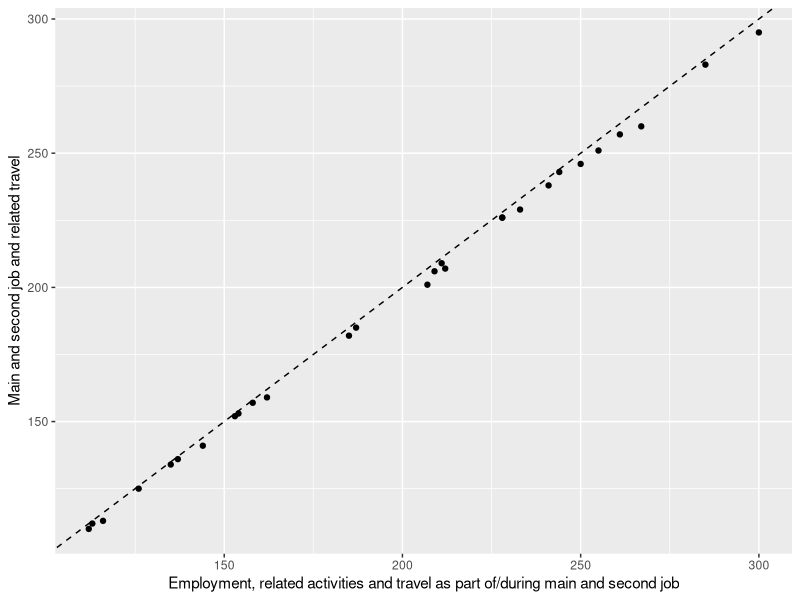
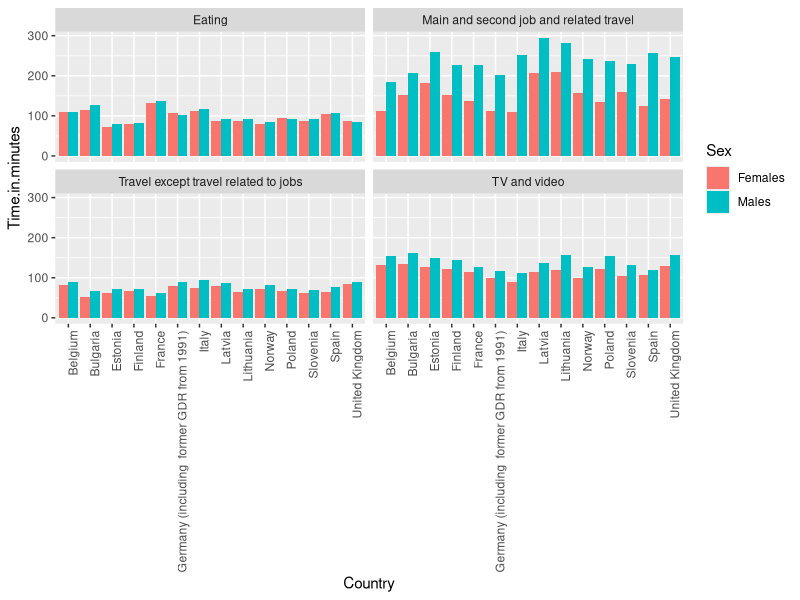
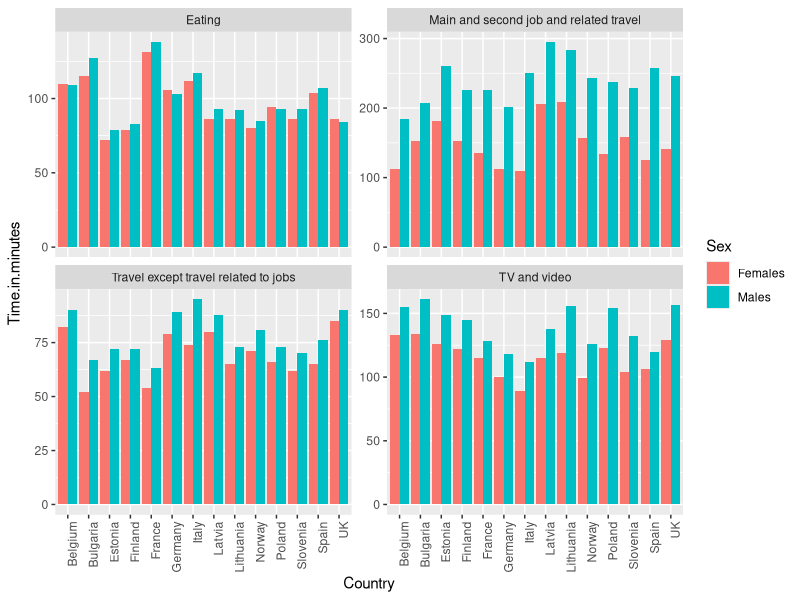
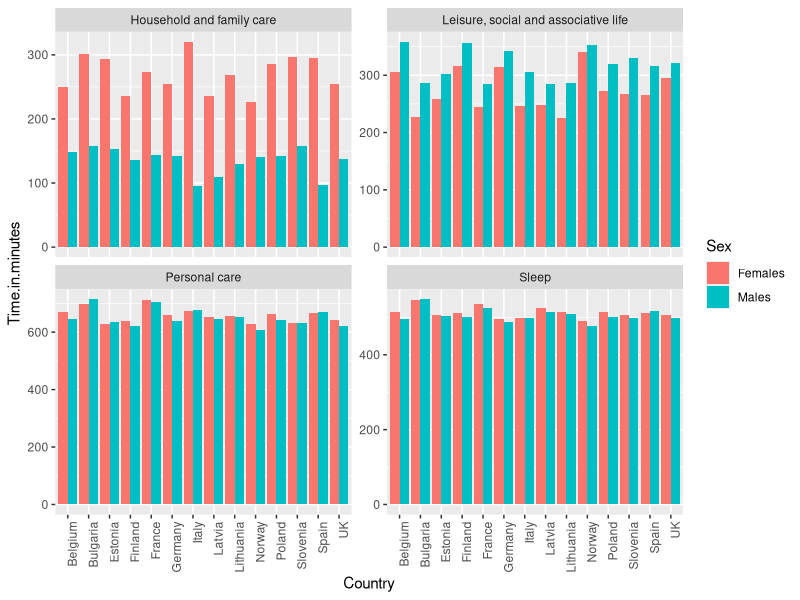
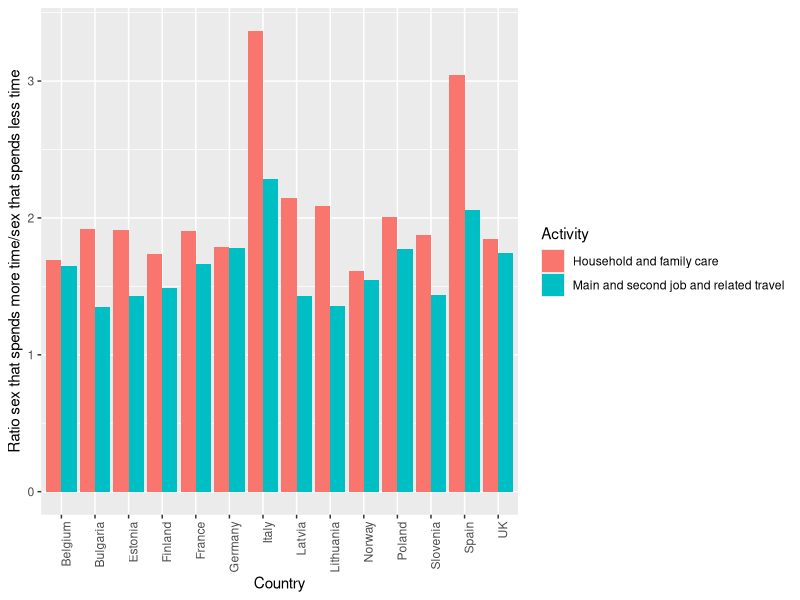
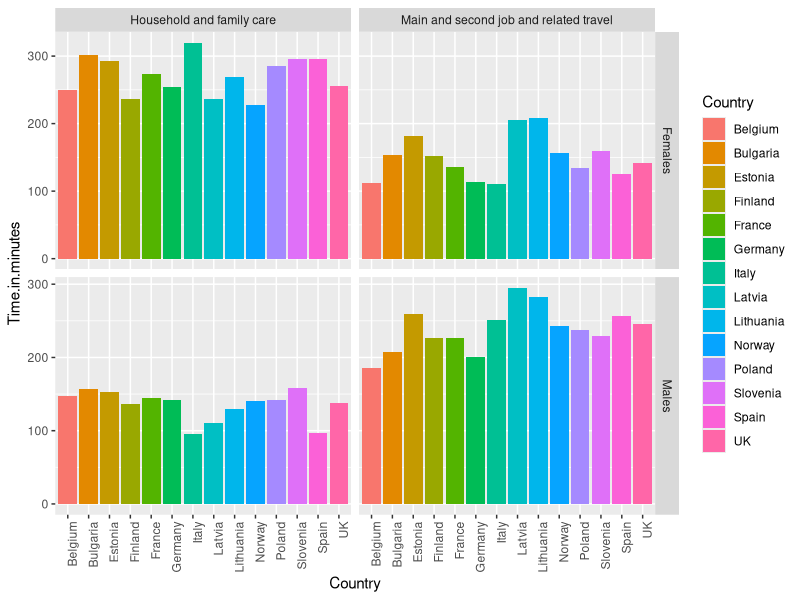

Source code (R) for these figures, in order:
## ---- chunk 1
library(tidyr)
library(stringr)
library(dplyr)
library(ggplot2)
## ---- chunk 2
timeuse <- read.csv("TimeUse.csv",header=TRUE,skipNul = TRUE,check.names=FALSE,stringsAsFactors=FALSE)
## ---- chunk 3
dim(timeuse)
options(width=150)
head(timeuse[,1:5])
head(timeuse[,6:7])
col8 <- data.frame(Col8 = timeuse[,8],stringsAsFactors=FALSE)
colnames(col8) <- colnames(timeuse)[8]
head(col8)
head(timeuse[,9:10])
colnames(timeuse)
## ---- chunk 4
unique(timeuse[,"GEO/ACL00"])
## ---- chunk 5
table(timeuse$Total)

timeuse <- timeuse[,setdiff(colnames(timeuse),"Total")]

colnames(timeuse)[1:2] <- c("Sex","Country")
## ---- chunk 6
dim(timeuse)
timeuse <- gather(timeuse,Activity,Time,-Sex,-Country)
dim(timeuse)

head(timeuse)
## ---- chunk 7
hours_and_minutes_to_minutes <- function(time){
	time_split <- strsplit(time,":")[[1]]
	hours <- as.numeric(time_split[1])
	minutes <- as.numeric(time_split[2])
	return((hours * 60) + minutes)
}
## ---- chunk 8
hours_and_minutes_to_minutes("13:52")
hours_and_minutes_to_minutes("02:01")
hours_and_minutes_to_minutes("10:00")
hours_and_minutes_to_minutes("11:04")
## ---- chunk 9
timeuse <- data.frame(timeuse,
	Time.in.minutes = unlist(lapply(timeuse$Time,FUN=hours_and_minutes_to_minutes)),
	stringsAsFactors=FALSE)

head(timeuse)
tail(timeuse)
## ---- chunk 10
length(which(is.na(timeuse$Time.in.minutes) == TRUE))
## ---- chunk 11
timeuse[is.na(timeuse$Time.in.minutes) == TRUE,]
## ---- chunk 12
timeuse$Time[is.na(timeuse$Time.in.minutes) == TRUE] <- "00:00"
timeuse$Time.in.minutes[is.na(timeuse$Time.in.minutes) == TRUE] <- 0
## ---- chunk 13
24*60
aggregate(Time.in.minutes ~ Country + Sex,FUN=sum,data=timeuse)
## ---- chunk 14
timeuse[timeuse$Country == "Belgium" & timeuse$Sex == "Females",
c("Activity","Time","Time.in.minutes")]
## ---- chunk 15
timeuse <- timeuse %>% group_by(Country,Sex) %>% mutate(Activity.rank = dense_rank(-Time.in.minutes))
timeuse <- data.frame(timeuse,stringsAsFactors=FALSE)

num_country_sex_combinations_per_top10_activity <- data.frame(table(timeuse[timeuse$Activity.rank <= 10,"Activity"]))
num_country_sex_combinations_per_top10_activity$Var1 <- as.vector(num_country_sex_combinations_per_top10_activity$Var1)
num_country_sex_combinations_per_top10_activity <- num_country_sex_combinations_per_top10_activity %>% arrange(desc(Freq))

num_country_sex_combinations_per_top10_activity

timeuse[timeuse$Activity == "Travel except travel related to jobs" & timeuse$Activity.rank > 10,]
## ---- chunk 16
employment_or_job <- timeuse[timeuse$Activity == "Employment, related activities and travel as part of/during main and second job" | 
	timeuse$Activity == "Main and second job and related travel",]
employment_or_job <- employment_or_job %>% select(Sex,Country,Activity,Time.in.minutes) %>% spread(Activity,Time.in.minutes)
colnames(employment_or_job)[3:4] <- c("Employment","Job")
head(employment_or_job)
ggplot(employment_or_job,aes(Employment,Job)) + 
geom_point() +
xlab("Employment, related activities and travel as part of/during main and second job") +
ylab("Main and second job and related travel") +
geom_abline(slope = 1, intercept = 0,linetype=2)
## ---- chunk 17
top_activities <- c("Eating","Household and family care","Leisure, social and associative life","Main and second job and related travel","Personal care","Sleep","TV and video","Travel except travel related to jobs")

timeuse_top_activities <- timeuse[timeuse$Activity %in% top_activities,]
## ---- chunk 18
total_hours_spent <- aggregate(Time.in.minutes ~ Country + Sex,FUN=function(x)sum(x)/60,data=timeuse_top_activities)
colnames(total_hours_spent)[3] <- "Total.hours"
head(total_hours_spent)
range(total_hours_spent$Total.hours)
## ---- chunk 19
total_hours_spent %>% spread(Sex,Total.hours) %>% arrange(Females)
total_hours_spent %>% spread(Sex,Total.hours) %>% arrange(Males)

total_hours_spent %>% spread(Sex,Total.hours) %>% mutate(Total.minutes.difference = round((Males - Females)*60))
## ---- chunk 20
timeuse_top_activities %>% filter(Sex == "Females" & Country == "Belgium") %>% arrange(Activity.rank)
## ---- chunk 21
ggplot(timeuse_top_activities[timeuse_top_activities$Activity %in% c("Eating","Main and second job and related travel",
"Travel except travel related to jobs","TV and video"),],
aes(Country,Time.in.minutes,fill=Sex)) +
geom_bar(stat="identity",position = "dodge") +
facet_wrap(~Activity) + 
theme(axis.text.x = element_text(angle = 90, hjust = 1))
## ---- chunk 22
timeuse_top_activities$Country <- plyr::mapvalues(timeuse_top_activities$Country,
	from = c("Germany (including  former GDR from 1991)","United Kingdom"),
	to = c("Germany","UK"))
## ---- chunk 23
ggplot(timeuse_top_activities[timeuse_top_activities$Activity %in% c("Eating","Main and second job and related travel",
"Travel except travel related to jobs","TV and video"),],
aes(Country,Time.in.minutes,fill=Sex)) +
geom_bar(stat="identity",position = "dodge") +
facet_wrap(~Activity,scales="free_y") +
theme(axis.text.x = element_text(angle = 90, hjust = 1))

ggplot(timeuse_top_activities[!(timeuse_top_activities$Activity %in% c("Eating","Main and second job and related travel",
"Travel except travel related to jobs","TV and video")),],
aes(Country,Time.in.minutes,fill=Sex)) +
geom_bar(stat="identity",position = "dodge") +
facet_wrap(~Activity,scales="free_y") +
theme(axis.text.x = element_text(angle = 90, hjust = 1))
## ---- chunk 24
household_and_job <- timeuse_top_activities %>% 
	filter(Activity == "Household and family care" | 
	Activity == "Main and second job and related travel") %>%
	select(Sex,Country,Activity,Time.in.minutes) %>%
	spread(Sex,Time.in.minutes) %>%
	mutate(Sex.time.ratio = ifelse(Males > Females,Males/Females,Females/Males))

ggplot(household_and_job,
aes(Country,Sex.time.ratio,fill=Activity)) +
geom_bar(stat="identity",position="dodge") +
theme(axis.text.x = element_text(angle = 90, hjust = 1)) +
ylab("Ratio sex that spends more time/sex that spends less time")
## ---- chunk 25

ggplot(household_and_job %>% select(Country,Activity,Males,Females) %>% gather(Sex,Time.in.minutes,-Country,-Activity),
aes(Country,Time.in.minutes,fill=Country)) +
geom_bar(stat="identity") +
theme(axis.text.x = element_text(angle = 90, hjust = 1)) +
facet_grid(Sex ~ Activity,scales="free_y")
